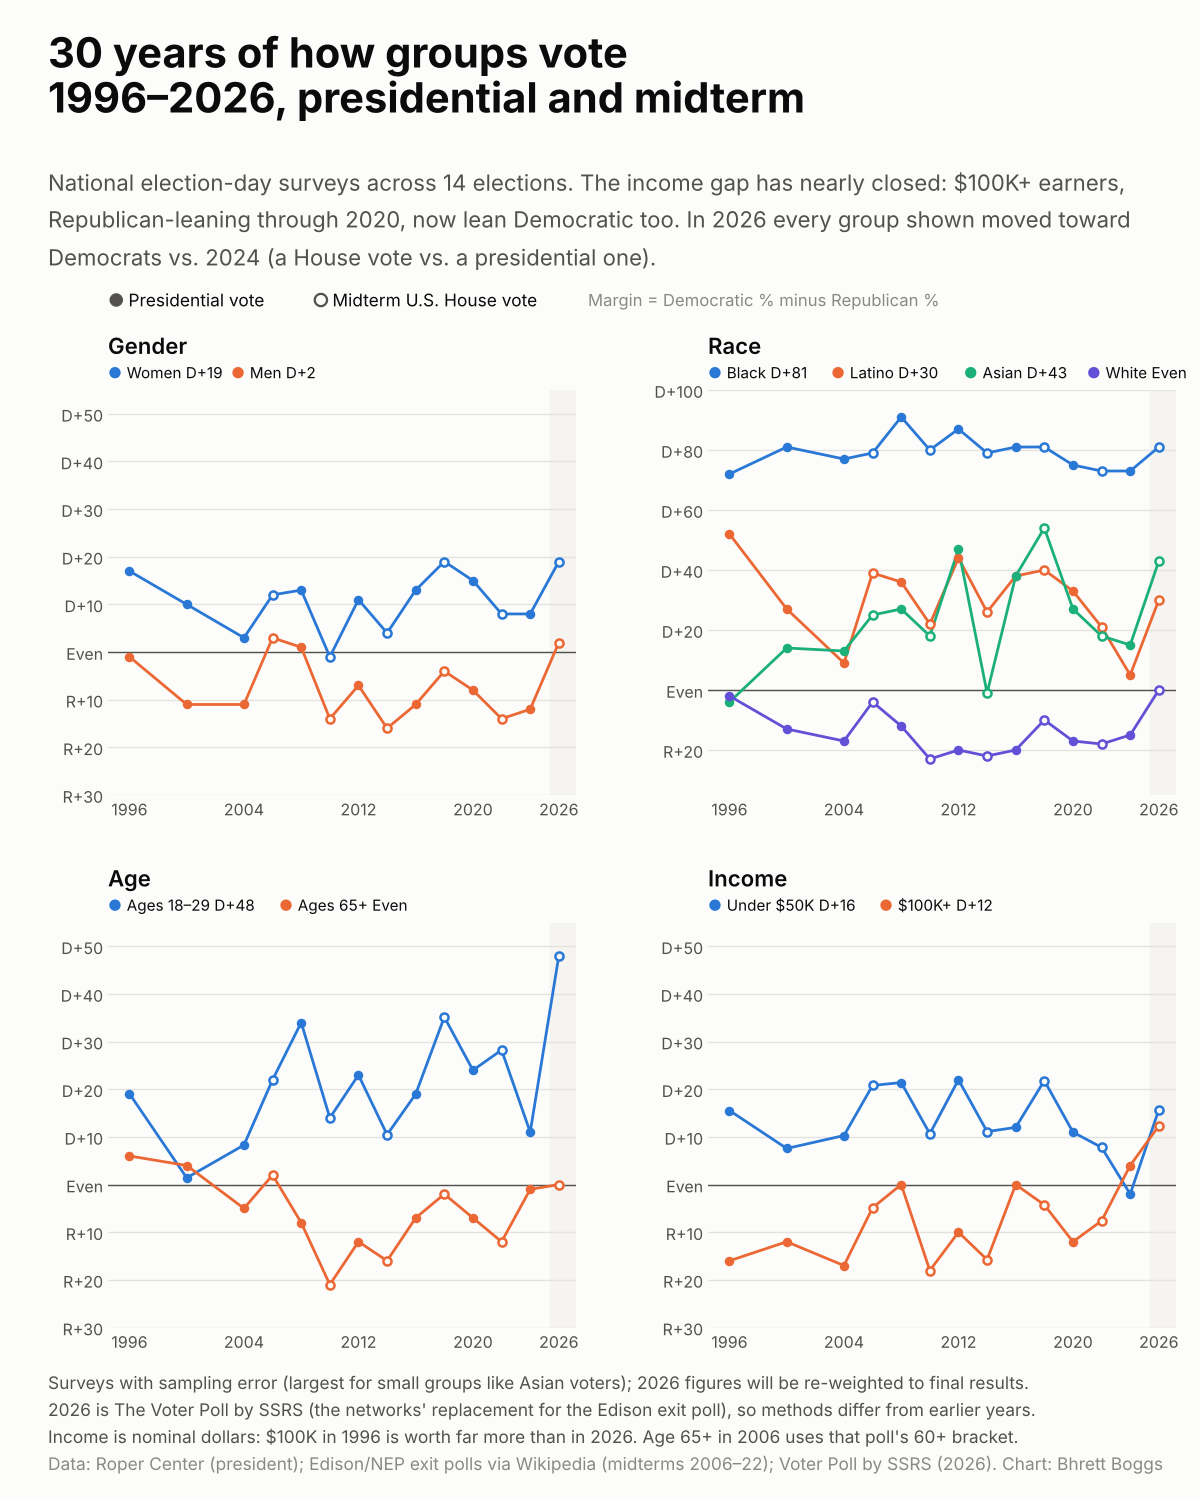

This chart was generated by the following Python code:
"""How demographic groups have voted, 1996-2026: margin by group in every presidential and midterm election.

Reads  data/clean/exit_poll_groups.csv
Writes viz/demographic_trends/demographic_trends.png

Four panels (gender, race, age, income). Each line is one group's Democratic-minus-Republican margin.
Filled dots = presidential vote, hollow dots = midterm U.S. House vote.
"""
import sys
from pathlib import Path

import matplotlib.pyplot as plt
import pandas as pd

sys.path.insert(0, str(Path(__file__).resolve().parents[1]))
from style import CLEAN, FIGSIZE, GRID, INK, INK_2, MUTED, SURFACE, footer, setup, titles  # noqa: E402

HERE = Path(__file__).resolve().parent
# Reference categorical palette, in slot order (identity only; the y-axis carries party direction).
SLOTS = ["#2a78d6", "#eb6834", "#1baf7a", "#6250d6"]
PANELS = [("Gender", ["Women", "Men"]), ("Race", ["Black", "Hispanic/Latino", "Asian", "White"]),
          ("Age", ["18-29", "65+"]), ("Income", ["Under $50K", "$100K+"])]
LABEL = {"18-29": "Ages 18–29", "65+": "Ages 65+", "Hispanic/Latino": "Latino"}


def fmt(v: float) -> str:
    return "Even" if v == 0 else (f"D+{v:.0f}" if v > 0 else f"R+{-v:.0f}")


def main() -> None:
    setup()
    d = pd.read_csv(CLEAN / "exit_poll_groups.csv")
    fig = plt.figure(figsize=FIGSIZE, dpi=100)
    boxes = [[0.09, 0.47, 0.39, 0.27], [0.59, 0.47, 0.39, 0.27],
             [0.09, 0.115, 0.39, 0.27], [0.59, 0.115, 0.39, 0.27]]
    for (dim, groups), box in zip(PANELS, boxes):
        ax = fig.add_axes(box)
        lims = {"Race": (-35, 100)}.get(dim, (-30, 55))
        for color, g in zip(SLOTS, groups):
            s = d[(d.dimension == dim) & (d.group == g)].sort_values("year")
            ax.plot(s.year, s.margin, color=color, lw=2, zorder=3)
            p, m = s[s.election == "President"], s[s.election != "President"]
            ax.scatter(p.year, p.margin, s=34, color=color, zorder=4)
            ax.scatter(m.year, m.margin, s=34, facecolor=SURFACE, edgecolor=color, lw=1.8, zorder=4)
        # Legend under the panel title: group name + its 2026 margin.
        x0 = 0.0
        for color, g in zip(SLOTS, groups):
            last = d[(d.dimension == dim) & (d.group == g)].sort_values("year").iloc[-1]
            txt = f"{LABEL.get(g, g)} {fmt(last.margin)}"
            ax.text(x0, 1.02, "●", color=color, fontsize=11, transform=ax.transAxes, va="bottom")
            ax.text(x0 + 0.04, 1.02, txt, color=INK, fontsize=11, transform=ax.transAxes, va="bottom")
            x0 += 0.058 + len(txt) * 0.0205
        ax.axhline(0, color=INK_2, lw=1, zorder=2)
        ax.set_ylim(*lims)
        ax.set_xlim(1994.5, 2027.2)
        ax.set_xticks([1996, 2004, 2012, 2020, 2026])
        ax.yaxis.set_major_formatter(plt.FuncFormatter(lambda v, _: fmt(v)))
        ax.grid(axis="y", color=GRID, lw=1)
        ax.set_axisbelow(True)
        for sp in ax.spines.values():
            sp.set_visible(False)
        ax.tick_params(length=0, labelsize=11.5)
        ax.set_title(dim, loc="left", fontsize=16, weight="semibold", pad=26)
        ax.axvspan(2025.4, 2027.2, color="#f5f4f1", zorder=0)

    # Marker key.
    fig.text(0.09, 0.80, "●", fontsize=13, color=INK_2, va="center")
    fig.text(0.107, 0.80, "Presidential vote", fontsize=12.5, color=INK, va="center")
    fig.text(0.26, 0.80, "○", fontsize=14, color=INK_2, va="center", weight="bold")
    fig.text(0.277, 0.80, "Midterm U.S. House vote", fontsize=12.5, color=INK, va="center")
    fig.text(0.49, 0.80, "Margin = Democratic % minus Republican %", fontsize=12, color=MUTED, va="center")

    titles(fig, "30 years of how groups vote",
           "1996–2026, presidential and midterm",
           "National election-day surveys across 14 elections. The income gap has nearly closed: $100K+ earners,\n"
           "Republican-leaning through 2020, now lean Democratic too. In 2026 every group shown moved toward\n"
           "Democrats vs. 2024 (a House vote vs. a presidential one).")
    footer(fig, [
        "Surveys with sampling error (largest for small groups like Asian voters); 2026 figures will be re-weighted to final results.",
        "2026 is The Voter Poll by SSRS (the networks' replacement for the Edison exit poll), so methods differ from earlier years.",
        "Income is nominal dollars: $100K in 1996 is worth far more than in 2026. Age 65+ in 2006 uses that poll's 60+ bracket.",
    ], "Roper Center (president); Edison/NEP exit polls via Wikipedia (midterms 2006–22); Voter Poll by SSRS (2026)")

    out = HERE / "demographic_trends.png"
    fig.savefig(out, facecolor=SURFACE)
    print(f"wrote {out}")


if __name__ == "__main__":
    main()
